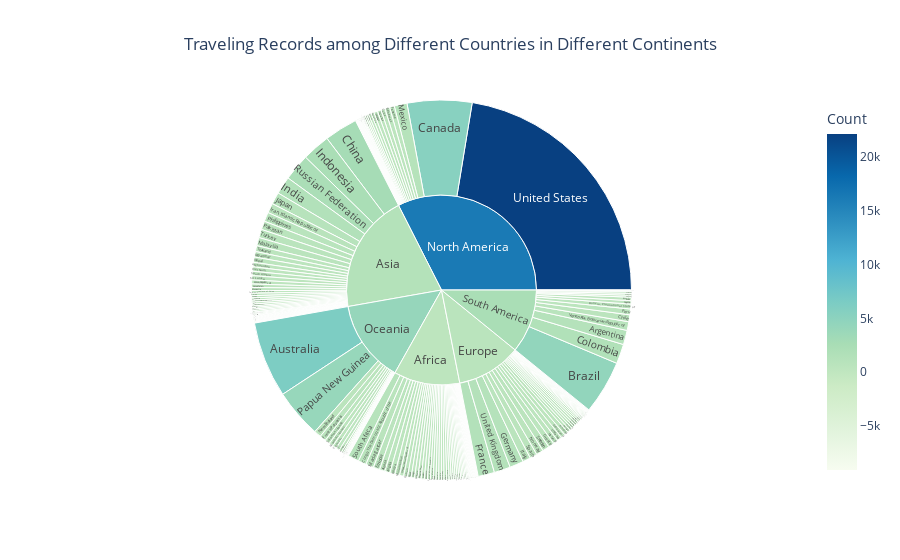

The notebook cell this image was saved under:
### Code cell
fig.update_layout(title_text='Traveling Records among Different Countries in Different Continents', title_x=0.5)

### Figure 1 — Plotly figure (JSON) as saved in the notebook; plotly's stock layout.template omitted (floating-point values rounded to 4 significant figures; data arrays with more than 128 entries replaced by an {"elided": "..."} marker saying what was removed)
{"data": [{"branchvalues": "total", "customdata": {"elided": "241x1 float values"}, "domain": {"x": [0, 1], "y": [0, 1]}, "hovertemplate": "labels=%{label}<br>Count_sum=%{value}<br>parent=%{parent}<br>id=%{id}<br>Count=%{color}<extra></extra>", "ids": {"elided": "241 str values"}, "labels": {"elided": "241 str values"}, "marker": {"coloraxis": "coloraxis", "colors": {"elided": "241 float values"}}, "name": "", "parents": {"elided": "241 str values"}, "type": "sunburst", "values": {"elided": "241 int values"}}], "layout": {"coloraxis": {"cmid": 6515.0, "colorbar": {"title": {"text": "Count"}}, "colorscale": [[0, "rgb(247,252,240)"], [0.125, "rgb(224,243,219)"], [0.25, "rgb(204,235,197)"], [0.375, "rgb(168,221,181)"], [0.5, "rgb(123,204,196)"], [0.625, "rgb(78,179,211)"], [0.75, "rgb(43,140,190)"], [0.875, "rgb(8,104,172)"], [1, "rgb(8,64,129)"]]}, "legend": {"tracegroupgap": 0}, "title": {"text": "Traveling Records among Different Countries in Different Continents", "x": 0.5}}}
